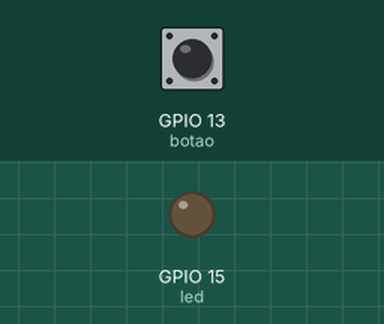
A sketch run on a simulated ESP32. Parts: output pins drawn as LEDs (lit = HIGH). Dashed ring = blinking. The test bench sets the inputs (shaded band); at power-on: GPIO 13 (botao) HIGH.

Above: at 1.2 s.
1.3 s: GPIO 13 (botao) pulled LOW for 1 s
At 2.4 s:
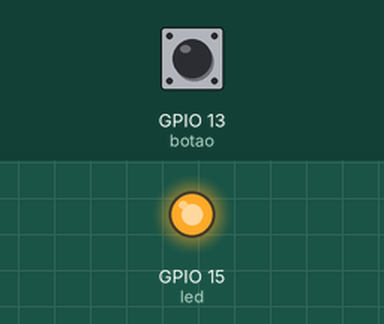
3.8 s: GPIO 13 (botao) pulled LOW for 0.15 s
At 4.9 s:
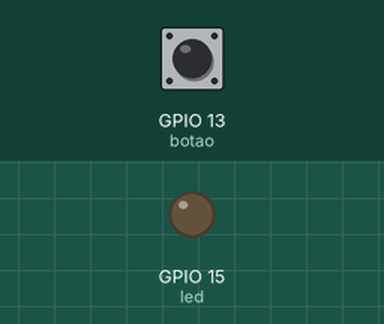
5.4 s: GPIO 13 (botao) pulled LOW for 3.2 s
At 5.5 s:
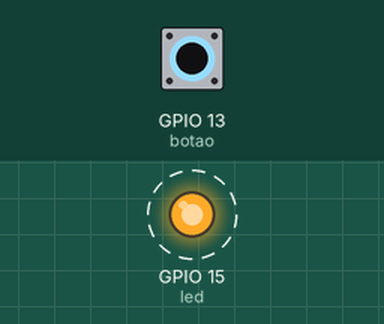
Timing chart, 0 to 9.9 s (numbered marks = the images above; inputs shaded):
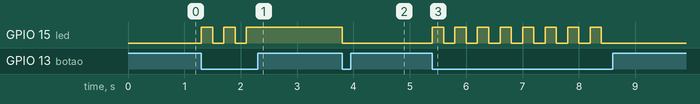

The sketch:

ACENDENDO_LEDS_ESP32.ino
```cpp
int led = 15;
int botao = 13;
bool ledAcesso = true;

void setup() {
  pinMode(led, OUTPUT);
  pinMode(botao, INPUT_PULLUP);
}

void loop() {
  if(digitalRead(botao) == LOW && ledAcesso){
      digitalWrite(led, HIGH);
      ledAcesso = false;
      delay(200);
    }

    if(digitalRead(botao) == LOW && !ledAcesso){
      digitalWrite(led, LOW);
      ledAcesso = true;
      delay(200);
      }

}
```

Measured:
- after the input at 1.3 s, GPIO 15 (led): alternates HIGH for 0.20 s and LOW for 0.20 s, 5 changes in all, then stays HIGH, starting at once
- after the input at 3.8 s, GPIO 15 (led): HIGH → LOW at once
- after the input at 5.4 s, GPIO 15 (led): alternates HIGH for 0.20 s and LOW for 0.20 s, 16 changes in all, then stays LOW, starting at once
